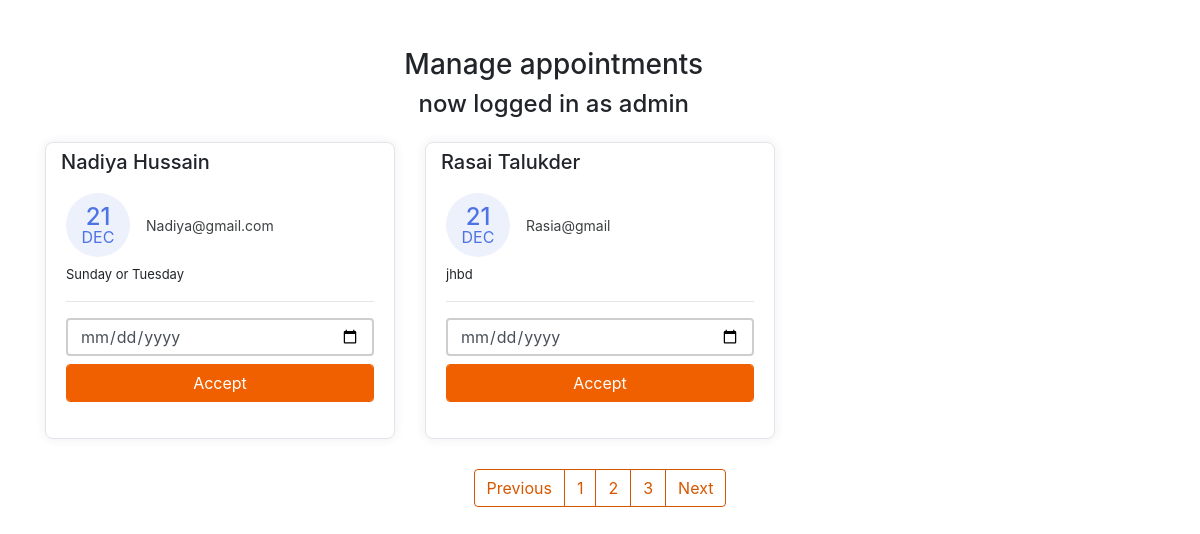
The page /manage-appointment/ on the database as committed earlier.
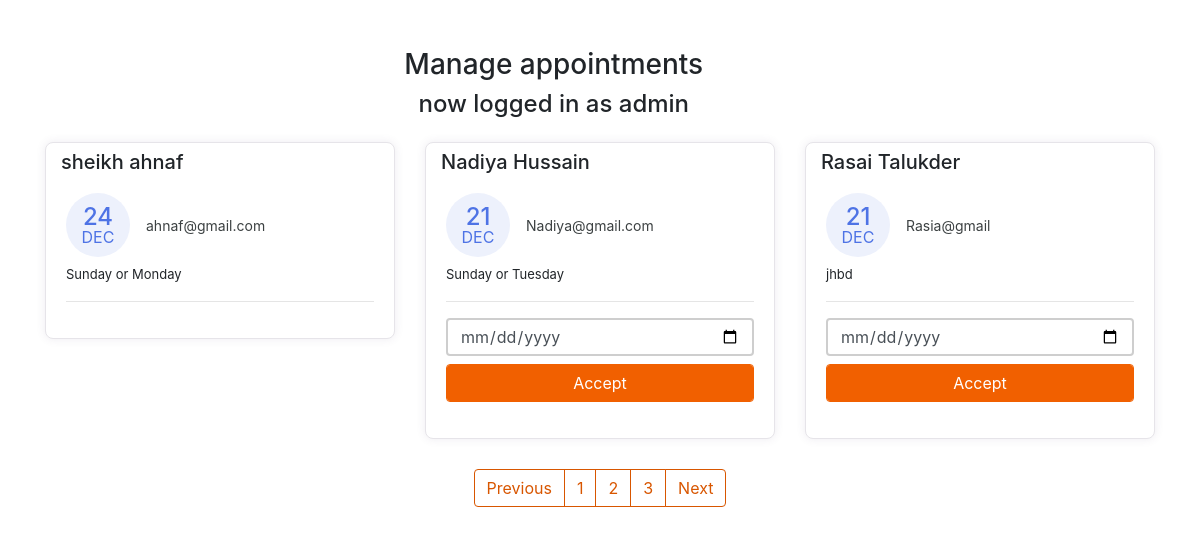
The same page on the database as committed later.
### website/models.py (models this page shows, shortened)
class Appointment(models.Model):
    fname = models.CharField(max_length=50)
    lname = models.CharField(max_length=50)
    email = models.CharField(max_length=50)
    phone = models.CharField(max_length=50)
    request = models.TextField(blank=True)
    req_date = models.DateField(auto_now_add=True)   #date patient sent req in
    accepted = models.BooleanField(default=False)    # date that was accenpted by admin
    accepted_date = models.DateField(auto_now_add=True, null=False, blank=False)  # to see accept or reject status of request
    class Meta:
        ordering = ["-req_date"]

### website/views.py (the view, shortened to what this page needs)
# urls.py: path("manage-appointment/", ManageAppointmentTemplateView.as_view(), name="manage_app"),
class ManageAppointmentTemplateView(TemplateView):
    template_name = "manage_app.html"
    model = Appointment
    login_required = True   # so not everyone can access the manage page
    def get_context_data(self, *args, **kwargs):
        context= super().get_context_data(*args, **kwargs)
        appointment= Appointment.objects.all()
        context.update({
            "appointment" : appointment,
            "title" : "Manage Appointments"
        })
        return context

### website/notification_bell.py (called while the page is built)
def notification_bell(request):
    count = Appointment.objects.filter(accepted= False).count()
    bell = {
        "count": count
    }
    return bell

### website/templates/manage_app.html (shortened to what this page needs)
{% load static %}
<!DOCTYPE html>
<html lang="en">
<head>
  <link href="{% static 'website/css/bootstrap.min.css'%}" rel="stylesheet">
  <link rel="stylesheet" href="{% static 'website/https://cdnjs.cloudflare.com/ajax/libs/font-awesome/5.15.3/css/all.min.css '%}" />
  <link rel="stylesheet" href="{% static 'website/css/styles.css'%}" />
</head>
<body>
    <div class="container mt-5">
        <div class="col-11 text-center mt-4 mb-4">
            <h3>
                Manage appointments
            </h3>
            <h4>now logged in as admin</h4>
        </div>
        <div class="row">
          {% for app in appointment %}
            <div class="col-lg-4">
                <div class="card card-margin">
                    <div class="card-header no-border">
                        <h5 class="card-title">{{app.fname}} {{app.lname}}</h5>
                    </div>
                    <div class="card-body pt-0">
                        <div class="widget-49">
                            <div class="widget-49-title-wrapper">
                                <div class="widget-49-date-primary">
                                    <span class="widget-49-date-day">{{app.req_date| date:"d"}}</span>
                                    <span class="widget-49-date-month">{{app.req_date|date:"M"}}</span>
                                </div>
                                <div class="widget-49-meeting-info">
                                    <span class="widget-49-pro-title">{{app.email}}</span>
                                </div>
                            </div>
                            <div class="widget-49-meeting-points">
                                <span>{{app.request}}</span>
                            </div>
                            <hr class="w-100">
                            {% if app.accepted == False %}
                            <form method="POST" action="{% url 'manage_app' %}">
                            <div class="form-group">
                                <input type="date" name="date" class="form-control mb-2"
                                    placeholder="dd-mm-yyyy" value=""
                                    min="2020-01-01" max="2030-12-31">
                                <input class="btn-block btn-primary form-control" type="submit" value="Accept">
                            </div>
                            </form>
                          {% endif %}
                        </div>
                    </div>
                </div>
            </div>
          {% endfor %}
        </div>
        <div class="wrapper">
            <nav aria-label="Page navigation example">
                <ul class="pagination">
                    <li class="page-item"><a class="page-link" href="#">Previous</a></li>
                    <li class="page-item"><a class="page-link" href="#">1</a></li>
                    <li class="page-item"><a class="page-link" href="#">2</a></li>
                    <li class="page-item"><a class="page-link" href="#">3</a></li>
                    <li class="page-item"><a class="page-link" href="#">Next</a></li>
                </ul>
            </nav>
        </div>
</body>
</html>

### static/website/css/styles.css (style rules this page uses)
.form-control { box-shadow: none !important; outline: none !important; border: 2px solid #cecece; height: 38px; }
.title-box .border,.btn-primary,.back-to-top, .logo i,.question-q-box,.social-circle li a:hover { background-color: #f16000 !important; }
.btn-primary { border: 1px solid #f16000 !important; }

### website/templates/manage_app.html (style rules this page uses)
.card-margin { margin-bottom: 1.875rem; }
.card { border: 0; box-shadow: 0px 0px 10px 0px rgba(82, 63, 105, 0.1); -webkit-box-shadow: 0px 0px 10px 0px rgba(82, 63, 105, 0.1); -moz-box-shadow: 0px 0px 10px 0px rgba(82, 63, 105, 0.1); -ms-box-shadow: 0px 0px 10px 0px rgba(82, 63, 105, 0.1); }
.card { position: relative; display: flex; flex-direction: column; min-width: 0; word-wrap: break-word; background-color: #ffffff; background-clip: border-box; border: 1px solid #e6e4e9; border-radius: 8px; }
.card .card-header.no-border { border: 0; }
.card .card-header { background: none; padding: 0 0.9375rem; font-weight: 500; display: flex; align-items: center; min-height: 50px; }
.card-header:first-child { border-radius: calc(8px - 1px) calc(8px - 1px) 0 0; }
.widget-49 .widget-49-title-wrapper { display: flex; align-items: center; }
.widget-49 .widget-49-title-wrapper .widget-49-date-primary { display: flex; align-items: center; justify-content: center; flex-direction: column; background-color: #edf1fc; width: 4rem; height: 4rem; border-radius: 50%; }
.widget-49 .widget-49-title-wrapper .widget-49-date-primary .widget-49-date-day { color: #4e73e5; font-weight: 500; font-size: 1.5rem; line-height: 1; }
.widget-49 .widget-49-title-wrapper .widget-49-date-primary .widget-49-date-month { color: #4e73e5; line-height: 1; font-size: 1rem; text-transform: uppercase; }
.widget-49 .widget-49-title-wrapper .widget-49-meeting-info { display: flex; flex-direction: column; margin-left: 1rem; }
.widget-49 .widget-49-title-wrapper .widget-49-meeting-info .widget-49-pro-title { color: #3c4142; font-size: 14px; }
.widget-49 .widget-49-meeting-points { font-weight: 400; font-size: 13px; margin-top: .5rem; }
.wrapper { display: flex; justify-content: center; align-items: center }
.page-link { position: relative; display: block; color: #D85600 !important; text-decoration: none; background-color: #fff; border: 1px solid #D85600 !important }

Rows that differ between the two databases and show on the page:
added Appointment: fname "sheikh", lname "ahnaf", req_date "24", req_date "DEC", email "ahnaf@gmail.com", request "Sunday or Monday"
